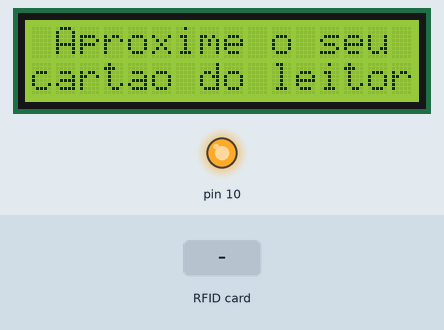
Recording of a sketch running on a simulated Arduino Uno, built with avr-gcc and run on an emulated ATmega328P. Parts: 16×2 character LCD, output pins drawn as LEDs (lit = HIGH). The test bench sets the inputs (shaded band). WiFi joins after 1.5 s; servers stay silent unless stated; uploads are accepted with an empty reply.

Above: at 3.0 s.
3.1 s: RFID card 5E 7A 19 C4 held to the reader
At 4.3 s:
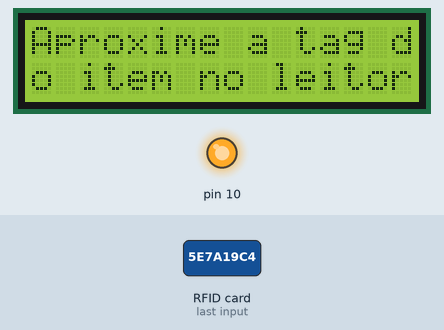
4.6 s: RFID card 5E 7A 19 C4 held to the reader
At 6.3 s:
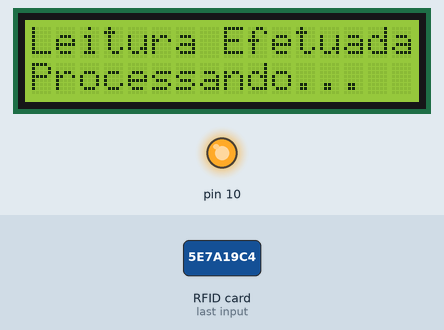
At 13.2 s:
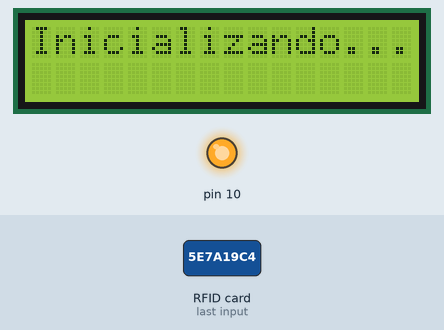
Timing chart, 0 to 14.7 s (numbered marks = the images above; inputs shaded):
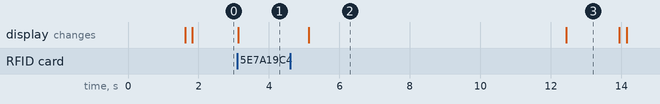

Measured:
- after the input at 3.1 s, the display: changes at once (image 1)
- after the input at 4.6 s, the display: changes after 0.53 s (image 2)
- what the display in image 2 shows lasts 7.3 s, from 5.1 s to 12.4 s

The sketch:

code_Sala4.ino
```cpp
#include <SPI.h>
#include <MFRC522.h>
#include <LiquidCrystal.h>
#include <Ethernet.h>
#include <avr/wdt.h>


byte server[] = {192,168,1,102};
String location = " /Oficina1/web/controller/ArduinoController.php?";


byte mac[] = { 0xDE, 0xAF, 0xCE, 0xEF, 0xFE, 0xED };
EthernetClient client;

char inString[32]; // string for incoming serial data
int stringPos = 0; // string index counter
boolean startRead = false; // is reading?
String aux;
String content = "";
String hex1 = ""; // String for tag
String hex2 = ""; // String for Inventory tag

int control=0;

#define SS_PIN 8
#define RST_PIN 9

MFRC522 mfrc522(SS_PIN, RST_PIN);
LiquidCrystal lcd(6, 7, 5, 4, 3, 2);

void setup(){
  wdt_disable();
  //Serial.begin(1000000);
  SPI.begin();
  Serial.println("Inicio");
  mfrc522.PCD_Init();
  lcd.begin(16, 2);
  lcd.clear();
  lcd.setCursor(0,0);
  lcd.print("Inicializando...");
  Ethernet.begin(mac);
  lcd.clear();
  lcd.setCursor(0,0);
  lcd.print("Conectando...");
    while(!client.connect(server,80)){
    delay(4000);
  }
    msgInicial();
}


void msgInicial(){
  lcd.clear();
  lcd.print(" Aproxime o seu");
  lcd.setCursor(0,1);
  lcd.print("cartao do leitor");
}

void msgSecundaria(){
  lcd.clear();
  lcd.print("Aproxime a tag d");
  lcd.setCursor(0,1);
  lcd.print("o item no leitor");
  wdt_enable(WDTO_4S);
}

void loop(){ // NOT FINISHED
  if(!mfrc522.PICC_IsNewCardPresent()){
    return;
  }
  if(!mfrc522.PICC_ReadCardSerial()){
    return;
  }
  byte letra;
  for (byte i = 0; i < mfrc522.uid.size; i++) {
    content.concat(String(mfrc522.uid.uidByte[i], HEX));
  }
  lcd.clear();
  lcd.setCursor(0,0);
  lcd.print("Leitura Efetuada");
  lcd.setCursor(0,1);
  lcd.print("Processando...");
  wdt_disable();
  //Serial.println(control);
  if(control==1){
    hex2.concat(content);
    control++;
    content = "";
  }else{
    hex1.concat(content);
    content = "";
    control++;
    msgSecundaria();
  }
  delay(2000);
  if(control==2){
    continue_exec();
  }
}

String connAndRead(){
  stringPos = 0;
  memset( &inString, 0, 32 );
  for(int a=0;a<4000;a++){
    if (client.available()) {
        char c = client.read();
        if (c == '<' ) {
      startRead = true;
      }else if(startRead){
      if(c != '>'){
        inString[stringPos] = c;
        stringPos ++;
      }else{
        startRead = false;
        return inString;
      }
      }
    }
  }
}

void continue_exec() {
  client.print("GET ");
  client.print(location);
  client.print("keyP=");
  client.print(hex1);
  client.print("&");
  client.print("keyI=");
  client.print(hex2);
  client.print("&ardCode=4");
  client.println(" HTTP/1.0");
  client.println();

  aux = connAndRead();
  Serial.println("PHP RETURN");
  //Serial.println(aux);
  //Serial.println("Keys");
  //Serial.println(hex1);
  //Serial.println(hex2);

  if(aux.substring(0,19).equals("Devolucao concluida")){
	  msgDevol();
  }else if(aux.substring(0,20).equals("Emprestimo concluido")){
	  msgEmpres();
  }else if(aux.substring(0,24).equals("PROBLEMA EM UMA DAS TAGS")){
    msgProblema();
  }else if(aux.substring(0,20).equals("Tente novamente")){
    msgProblema();
  }

  delay(5000);
  soft_reset();
}

void msgProblema(){
  lcd.clear();
  lcd.print("Erro de Leitura");
  lcd.setCursor(0,1);
  lcd.print("Aguarde e Repita");
}

void msgEmpres(){
	lcd.clear();
	lcd.print("Emprestimo bem");
	lcd.setCursor(0,1);
	lcd.print("Sucedido");
}

void msgDevol(){
  lcd.clear();
  lcd.print("Devolucao bem");
  lcd.setCursor(0,1);
  lcd.print("Sucedida");
}

void soft_reset() {
  asm volatile("jmp 0");
}
```
